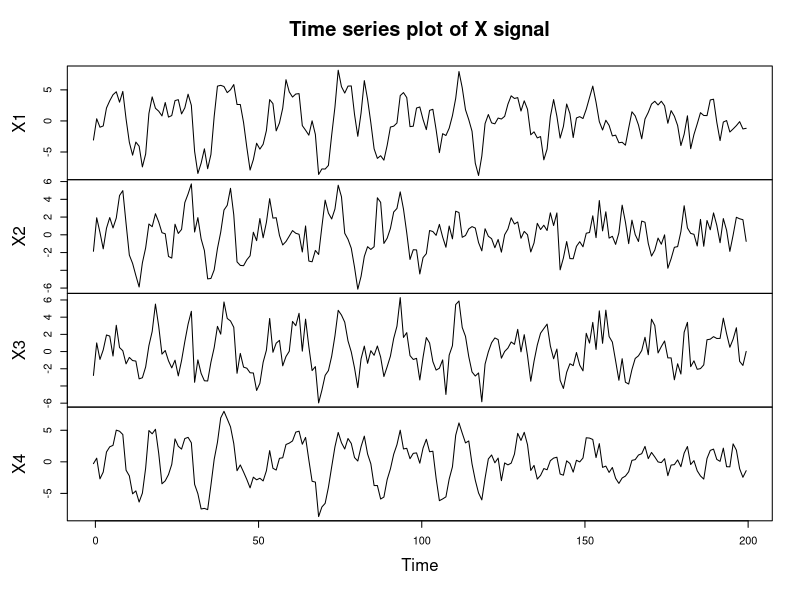
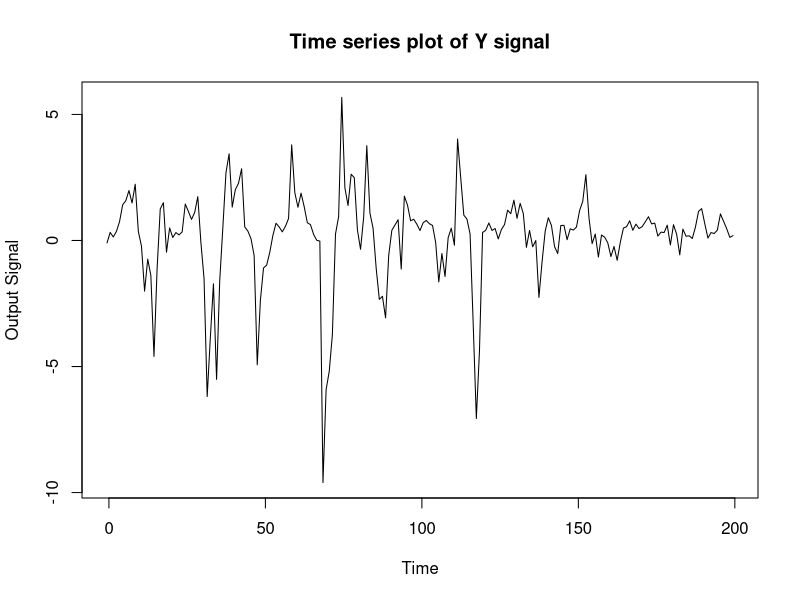

Recreate these plots in R, in order.
#import X data
X = as.matrix(read.csv("X.csv", header = F))
colnames(X) <- c("X1", "X2", "X3", "X4")

#import Y data
Y = as.matrix(read.csv("y.csv", header = F))
colnames(Y) <- c("Y")

#import time data
time = read.csv("time.csv", header = F, skip = 1)
time = as.matrix(rbind(0, time))

#create time series objects 
#ts(data = NA, start = 1, end = numeric(), frequency = 1, deltat = 1, ts.eps = getOption("ts.eps"), class = , names = )
X.ts <- ts(X, start = c(min(time), max(time)),frequency = 1)
Y.ts <- ts(Y, start = c(min(time), max(time)),frequency = 1)

#plotting the graphs
plot(X.ts, main = "Time series plot of X signal", xlab = "Time", ylab = "Input Signal")
plot(Y.ts, main = "Time series plot of Y signal", xlab = "Time", ylab = "Output Signal")